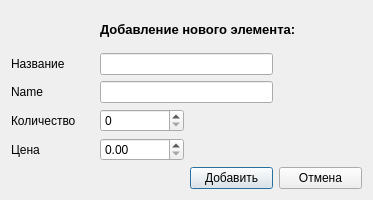
<?xml version="1.0" encoding="UTF-8"?>
<ui version="4.0">
 <class>AddElement_Form</class>
 <widget class="QDialog" name="AddElement_Form">
  <property name="geometry">
   <rect>
    <x>0</x>
    <y>0</y>
    <width>373</width>
    <height>200</height>
   </rect>
  </property>
  <property name="sizePolicy">
   <sizepolicy hsizetype="Fixed" vsizetype="Fixed">
    <horstretch>0</horstretch>
    <verstretch>0</verstretch>
   </sizepolicy>
  </property>
  <property name="windowTitle">
   <string>Dialog</string>
  </property>
  <layout class="QGridLayout" name="gridLayout">
   <item row="0" column="1" colspan="3">
    <layout class="QVBoxLayout" name="verticalLayout">
     <item>
      <widget class="QLabel" name="label_5">
       <property name="font">
        <font>
         <pointsize>10</pointsize>
         <weight>75</weight>
         <bold>true</bold>
        </font>
       </property>
       <property name="text">
        <string>Добавление нового элемента:</string>
       </property>
      </widget>
     </item>
    </layout>
   </item>
   <item row="1" column="0">
    <widget class="QLabel" name="label">
     <property name="text">
      <string>Название</string>
     </property>
    </widget>
   </item>
   <item row="1" column="1" colspan="2">
    <widget class="QLineEdit" name="nameRu"/>
   </item>
   <item row="2" column="1">
    <layout class="QVBoxLayout" name="verticalLayout_2"/>
   </item>
   <item row="3" column="0">
    <widget class="QLabel" name="label_2">
     <property name="text">
      <string>Name</string>
     </property>
    </widget>
   </item>
   <item row="3" column="1" colspan="2">
    <widget class="QLineEdit" name="nameEn"/>
   </item>
   <item row="4" column="1">
    <layout class="QVBoxLayout" name="verticalLayout_3"/>
   </item>
   <item row="5" column="0">
    <widget class="QLabel" name="label_3">
     <property name="text">
      <string>Количество</string>
     </property>
    </widget>
   </item>
   <item row="5" column="1">
    <widget class="QSpinBox" name="num">
     <property name="maximum">
      <number>9999999</number>
     </property>
    </widget>
   </item>
   <item row="6" column="1">
    <layout class="QVBoxLayout" name="verticalLayout_4"/>
   </item>
   <item row="7" column="0">
    <widget class="QLabel" name="label_4">
     <property name="text">
      <string>Цена</string>
     </property>
    </widget>
   </item>
   <item row="7" column="1">
    <widget class="QDoubleSpinBox" name="price">
     <property name="maximum">
      <double>999999.989999999990687</double>
     </property>
    </widget>
   </item>
   <item row="8" column="2">
    <widget class="QPushButton" name="OKBtn">
     <property name="text">
      <string>Добавить</string>
     </property>
    </widget>
   </item>
   <item row="8" column="3">
    <widget class="QPushButton" name="cancelBtn">
     <property name="text">
      <string>Отмена</string>
     </property>
    </widget>
   </item>
  </layout>
 </widget>
 <resources/>
 <connections/>
</ui>
